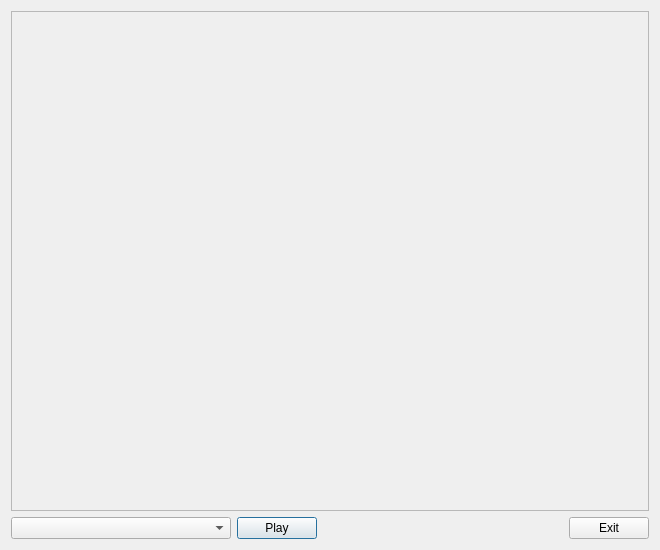
<ui version="4.0" >
 <class>TTPreviewWidget</class>
 <widget class="QDialog" name="TTPreviewWidget" >
  <property name="geometry" >
   <rect>
    <x>0</x>
    <y>0</y>
    <width>660</width>
    <height>550</height>
   </rect>
  </property>
  <property name="sizePolicy" >
   <sizepolicy vsizetype="MinimumExpanding" hsizetype="MinimumExpanding" >
    <horstretch>0</horstretch>
    <verstretch>0</verstretch>
   </sizepolicy>
  </property>
  <property name="minimumSize" >
   <size>
    <width>660</width>
    <height>550</height>
   </size>
  </property>
  <property name="maximumSize" >
   <size>
    <width>6600000</width>
    <height>5500000</height>
   </size>
  </property>
  <property name="windowTitle" >
   <string>TTCut - Preview</string>
  </property>
  <layout class="QGridLayout" >
   <item row="1" column="0" >
    <layout class="QHBoxLayout" >
     <item>
      <widget class="QComboBox" name="cbCutPreview" >
       <property name="sizePolicy" >
        <sizepolicy vsizetype="Fixed" hsizetype="Minimum" >
         <horstretch>0</horstretch>
         <verstretch>0</verstretch>
        </sizepolicy>
       </property>
       <property name="minimumSize" >
        <size>
         <width>220</width>
         <height>0</height>
        </size>
       </property>
       <property name="maximumSize" >
        <size>
         <width>220</width>
         <height>16777215</height>
        </size>
       </property>
      </widget>
     </item>
     <item>
      <widget class="QPushButton" name="pbPlay" >
       <property name="text" >
        <string>Play</string>
       </property>
       <property name="icon" >
        <iconset resource="previewwidget.qrc" >:/pixmaps/pixmaps/play_18.xpm</iconset>
       </property>
      </widget>
     </item>
     <item>
      <spacer>
       <property name="orientation" >
        <enum>Qt::Horizontal</enum>
       </property>
       <property name="sizeHint" >
        <size>
         <width>71</width>
         <height>20</height>
        </size>
       </property>
      </spacer>
     </item>
     <item>
      <widget class="QPushButton" name="pbExit" >
       <property name="text" >
        <string>Exit</string>
       </property>
       <property name="icon" >
        <iconset resource="previewwidget.qrc" >:/pixmaps/pixmaps/fileclose_18.xpm</iconset>
       </property>
      </widget>
     </item>
    </layout>
   </item>
   <item row="0" column="0" >
    <widget class="QFrame" name="videoFrame" >
     <property name="frameShape" >
      <enum>QFrame::StyledPanel</enum>
     </property>
     <property name="frameShadow" >
      <enum>QFrame::Sunken</enum>
     </property>
     <layout class="QGridLayout" >
      <property name="leftMargin" >
       <number>2</number>
      </property>
      <property name="topMargin" >
       <number>2</number>
      </property>
      <property name="rightMargin" >
       <number>2</number>
      </property>
      <property name="bottomMargin" >
       <number>2</number>
      </property>
     </layout>
    </widget>
   </item>
  </layout>
 </widget>
 <resources>
  <include location="previewwidget.qrc" />
 </resources>
 <connections/>
</ui>
